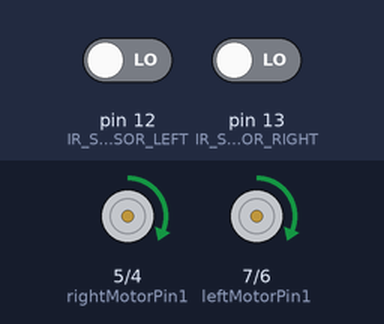
The sketch below on a simulated Arduino Uno, built with avr-gcc and run on an emulated ATmega328P. Shown: motor-driver pin pairs drawn as motors (green arrow = first pin HIGH = forward, orange = second pin HIGH = backward, longer = more drive, scaled by the enable pin). Inputs (shaded band) come from the test bench; at power-on: pin 12 (IR_SENSOR_LEFT) LOW, pin 13 (IR_SENSOR_RIGHT) LOW.

Above: at 1.2 s.
1.3 s: pin 12 (IR_SENSOR_LEFT) driven HIGH
At 1.9 s:
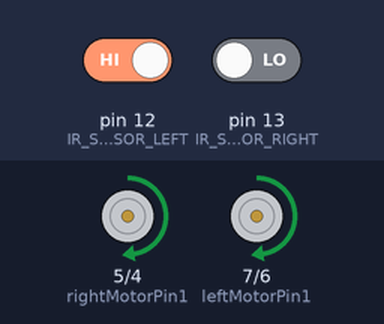
2.8 s: pin 12 (IR_SENSOR_LEFT) driven LOW
At 3.1 s:
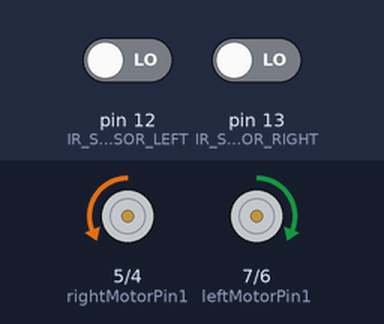
5.8 s: pin 13 (IR_SENSOR_RIGHT) driven HIGH
At 6.9 s:
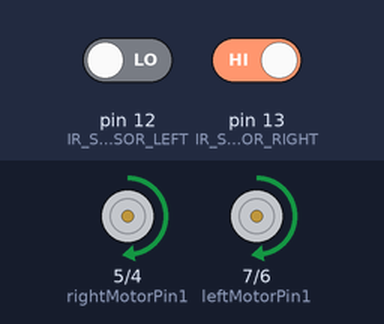
7.3 s: pin 13 (IR_SENSOR_RIGHT) driven LOW
At 7.7 s:
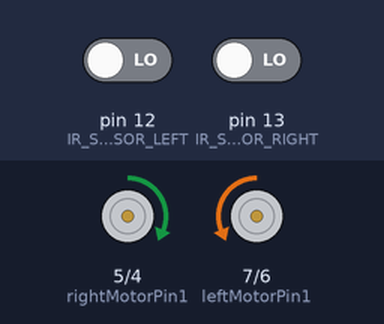
Timing chart, 0 to 11.3 s (numbered marks = the images above; inputs shaded):
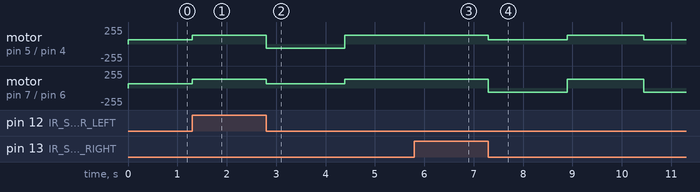

The sketch:

stable_line_follower_final.ino
```cpp
// =============================================================================
// Ultra Stable Line Follower (Noise Removal + Stable Tracking)
// =============================================================================

#define IR_SENSOR_RIGHT 13
#define IR_SENSOR_LEFT  12

// ---------------- MOTOR PINS ----------------
const int enableRightMotor = 10;
const int rightMotorPin1 = 5;
const int rightMotorPin2 = 4;

const int enableLeftMotor = 11;
const int leftMotorPin1 = 7;
const int leftMotorPin2 = 6;

// ---------------- TUNING ----------------
#define BASE_SPEED     128
#define MIN_SPEED      100
#define SEARCH_SPEED   65

#define KP             1.05
#define FILTER         0.995     // stronger smoothing (important fix)
#define DEADZONE       0.12
#define CORNER_THR     0.65

// ---------------- INPUT STABILITY ----------------
#define STABLE_COUNT   3   // must see same reading 3 times

int lastDirection = 0;
float filteredError = 0;

int lastL = -1, lastR = -1;
int stableCount = 0;

int lastRightSpeed = 0;
int lastLeftSpeed = 0;

// =============================================================================
void setup()
{
  TCCR0B = (TCCR0B & B11111000) | B00000010;

  pinMode(enableRightMotor, OUTPUT);
  pinMode(enableLeftMotor, OUTPUT);

  pinMode(rightMotorPin1, OUTPUT);
  pinMode(rightMotorPin2, OUTPUT);

  pinMode(leftMotorPin1, OUTPUT);
  pinMode(leftMotorPin2, OUTPUT);

  pinMode(IR_SENSOR_LEFT, INPUT);
  pinMode(IR_SENSOR_RIGHT, INPUT);

  rotateMotor(0, 0);
}

// =============================================================================
void loop()
{
  int L = digitalRead(IR_SENSOR_LEFT);
  int R = digitalRead(IR_SENSOR_RIGHT);

  // ---------------- NOISE FILTER (KEY FIX) ----------------
  if (L == lastL && R == lastR)
    stableCount++;
  else
    stableCount = 0;

  lastL = L;
  lastR = R;

  if (stableCount < STABLE_COUNT)
  {
    // hold last motor output → removes twitching completely
    rotateMotor(lastRightSpeed, lastLeftSpeed);
    return;
  }

  int error;

  // ---------------- LINE STATE ----------------
  if (L == HIGH && R == HIGH)
  {
    error = 0;
    lastDirection = 0;
  }
  else if (L == HIGH && R == LOW)
  {
    error = -1;
    lastDirection = -1;
  }
  else if (L == LOW && R == HIGH)
  {
    error = 1;
    lastDirection = 1;
  }
  else
  {
    searchForLine();
    return;
  }

  // ---------------- SMOOTH FILTER ----------------
  filteredError = (FILTER * filteredError) + ((1 - FILTER) * error);

  if (abs(filteredError) < DEADZONE)
    filteredError = 0;

  // ---------------- CORNER MODE ----------------
  if (abs(filteredError) > CORNER_THR)
  {
    if (filteredError > 0)
    {
      lastRightSpeed = 35;
      lastLeftSpeed = 150;
    }
    else
    {
      lastRightSpeed = 150;
      lastLeftSpeed = 35;
    }

    rotateMotor(lastRightSpeed, lastLeftSpeed);
    return;
  }

  // ---------------- TRACK MODE ----------------
  float turn = filteredError * KP;

  int rightSpeed = BASE_SPEED * (1.0 - turn);
  int leftSpeed  = BASE_SPEED * (1.0 + turn);

  int penalty = abs(turn) * 6;

  rightSpeed -= penalty;
  leftSpeed  -= penalty;

  rightSpeed = constrain(rightSpeed, MIN_SPEED, 140);
  leftSpeed  = constrain(leftSpeed, MIN_SPEED, 140);

  lastRightSpeed = rightSpeed;
  lastLeftSpeed  = leftSpeed;

  rotateMotor(rightSpeed, leftSpeed);
}

// =============================================================================
void searchForLine()
{
  if (lastDirection < 0)
    rotateMotor(-SEARCH_SPEED, SEARCH_SPEED);
  else if (lastDirection > 0)
    rotateMotor(SEARCH_SPEED, -SEARCH_SPEED);
  else
    rotateMotor(SEARCH_SPEED, SEARCH_SPEED);
}

// =============================================================================
void rotateMotor(int rightMotorSpeed, int leftMotorSpeed)
{
  if (rightMotorSpeed > 0)
  {
    digitalWrite(rightMotorPin1, HIGH);
    digitalWrite(rightMotorPin2, LOW);
  }
  else if (rightMotorSpeed < 0)
  {
    digitalWrite(rightMotorPin1, LOW);
    digitalWrite(rightMotorPin2, HIGH);
  }
  else
  {
    digitalWrite(rightMotorPin1, LOW);
    digitalWrite(rightMotorPin2, LOW);
  }

  if (leftMotorSpeed > 0)
  {
    digitalWrite(leftMotorPin1, HIGH);
    digitalWrite(leftMotorPin2, LOW);
  }
  else if (leftMotorSpeed < 0)
  {
    digitalWrite(leftMotorPin1, LOW);
    digitalWrite(leftMotorPin2, HIGH);
  }
  else
  {
    digitalWrite(leftMotorPin1, LOW);
    digitalWrite(leftMotorPin2, LOW);
  }

  analogWrite(enableRightMotor, constrain(abs(rightMotorSpeed), 0, 255));
  analogWrite(enableLeftMotor, constrain(abs(leftMotorSpeed), 0, 255));
}
```

Measured:
- after the input at 1.3 s, motor on pin 5 (rightMotorPin1) / pin 4 (rightMotorPin2), motor on pin 7 (leftMotorPin1) / pin 6 (leftMotorPin2): forward 65/255 → forward 128/255 at once
- after the input at 2.8 s, motor on pin 5 (rightMotorPin1) / pin 4 (rightMotorPin2): forward 128/255 → backward 65/255 at once, → forward 128/255 1.6 s later; motor on pin 7 (leftMotorPin1) / pin 6 (leftMotorPin2): forward 128/255 → forward 65/255 at once, → forward 128/255 1.6 s later
- after the input at 5.8 s, motor on pin 5 (rightMotorPin1) / pin 4 (rightMotorPin2): stays forward 128/255 (without the input it goes to backward 65/255 after 0.13 s); motor on pin 7 (leftMotorPin1) / pin 6 (leftMotorPin2): stays forward 128/255 (without the input it goes to forward 65/255 after 0.13 s)
- after the input at 7.3 s, motor on pin 5 (rightMotorPin1) / pin 4 (rightMotorPin2): forward 128/255 → forward 65/255 at once, → forward 128/255 1.6 s later, → forward 65/255 1.5 s later; motor on pin 7 (leftMotorPin1) / pin 6 (leftMotorPin2): forward 128/255 → backward 65/255 at once, → forward 128/255 1.6 s later, → backward 65/255 1.5 s later
